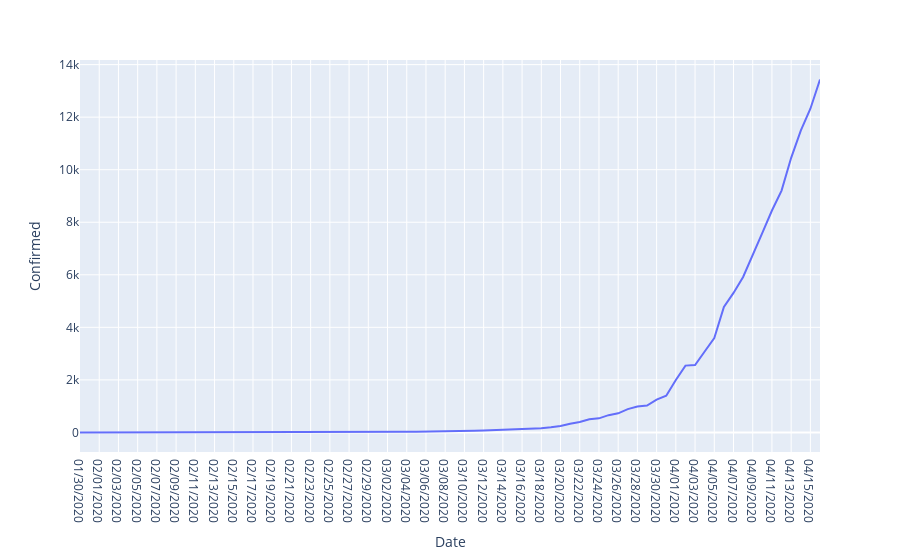

The notebook cell saved with this chart:
### Code cell
fig_15

### Figure 1 — Plotly figure (JSON) as saved in the notebook; plotly's stock layout.template omitted (floating-point values rounded to 4 significant figures)
{"data": [{"hovertemplate": "Date=%{x}<br>Confirmed=%{y}<extra></extra>", "legendgroup": "", "line": {"color": "#636efa", "dash": "solid"}, "mode": "lines", "name": "", "showlegend": false, "type": "scatter", "x": ["01/30/2020", "01/31/2020", "02/01/2020", "02/02/2020", "02/03/2020", "02/04/2020", "02/05/2020", "02/06/2020", "02/07/2020", "02/08/2020", "02/09/2020", "02/10/2020", "02/11/2020", "02/12/2020", "02/13/2020", "02/14/2020", "02/15/2020", "02/16/2020", "02/17/2020", "02/18/2020", "02/19/2020", "02/20/2020", "02/21/2020", "02/22/2020", "02/23/2020", "02/24/2020", "02/25/2020", "02/26/2020", "02/27/2020", "02/28/2020", "02/29/2020", "03/01/2020", "03/02/2020", "03/03/2020", "03/04/2020", "03/05/2020", "03/06/2020", "03/07/2020", "03/08/2020", "03/09/2020", "03/10/2020", "03/11/2020", "03/12/2020", "03/13/2020", "03/14/2020", "03/15/2020", "03/16/2020", "03/17/2020", "03/18/2020", "03/19/2020", "03/20/2020", "03/21/2020", "03/22/2020", "03/23/2020", "03/24/2020", "03/25/2020", "03/26/2020", "03/27/2020", "03/28/2020", "03/29/2020", "03/30/2020", "03/31/2020", "04/01/2020", "04/02/2020", "04/03/2020", "04/04/2020", "04/05/2020", "04/06/2020", "04/07/2020", "04/08/2020", "04/09/2020", "04/10/2020", "04/11/2020", "04/12/2020", "04/13/2020", "04/14/2020", "04/15/2020", "04/16/2020"], "xaxis": "x", "y": [1, 1, 1, 2, 3, 3, 3, 3, 3, 3, 3, 3, 3, 3, 3, 3, 3, 3, 3, 3, 3, 3, 3, 3, 3, 3, 3, 3, 3, 3, 3, 3, 5, 5, 28, 30, 31, 34, 39, 43, 56, 62, 73, 82, 102, 113, 119, 142, 156, 194, 244, 330, 396, 499, 536, 657, 727, 887, 987, 1024, 1251, 1397, 1998, 2543, 2567, 3082, 3588, 4778, 5311, 5916, 6725, 7598, 8446, 9205, 10453, 11487, 12322, 13430], "yaxis": "y"}], "layout": {"legend": {"tracegroupgap": 0}, "margin": {"t": 60}, "xaxis": {"anchor": "y", "domain": [0, 1], "title": {"text": "Date"}}, "yaxis": {"anchor": "x", "domain": [0, 1], "title": {"text": "Confirmed"}}}}
